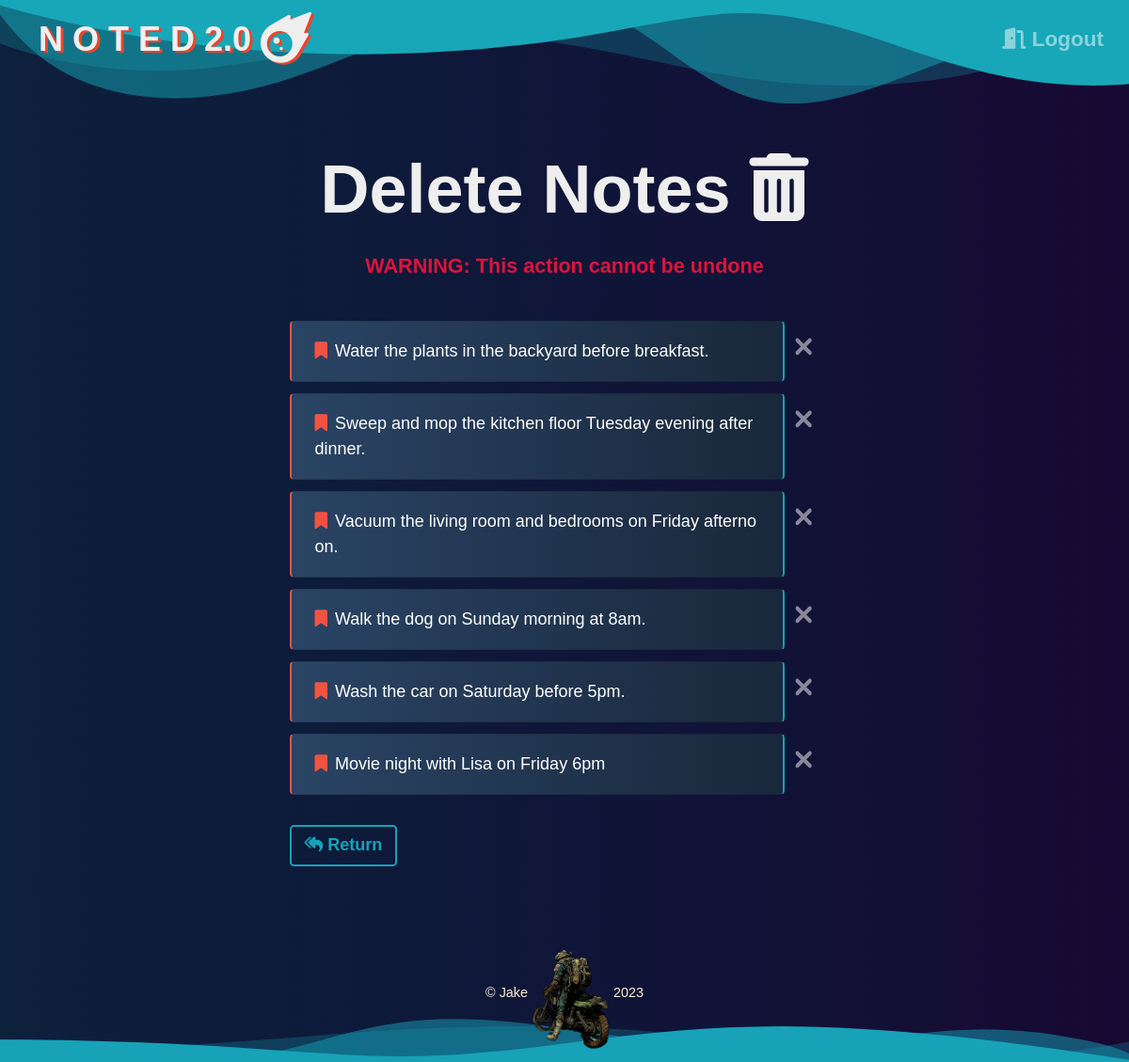
The page /note_bin (signed in) on the database its author committed.
### Website/models.py (models this page shows, shortened)
class Note(db.Model):
    id = db.Column(db.Integer, primary_key=True)
    user_id = db.Column(db.Integer, db.ForeignKey('user.id'))
    note_data = db.Column(db.String(10000))
    date = db.Column(db.DateTime(timezone=True), default=Current_Time)

### Website/views.py (the view)
@views.route('/note_bin', methods=['GET', 'POST'])
@login_required
def note_bin():
    return render_template("note_bin.html", user=current_user)

### Website/__init__.py (called while the page is built)
def create_app():
    app = Flask(__name__)
    app.config['SECRET_KEY'] = 'FUN AI'
    app.config['SQLALCHEMY_DATABASE_URI'] = f'sqlite:///{DB_NAME}'
    db.init_app(app)
    from .views import views
    from .auth import auth
    app.register_blueprint(views, url_prefix='/')
    app.register_blueprint(auth, url_prefix='/')
    from .models import User, Note
    create_database(app)
    login_manager = LoginManager()
    login_manager.login_view = 'auth.login'
    login_manager.login_message = u"Log In Required"
    login_manager.init_app(app)
    @login_manager.user_loader
    def load_user(id):
        return User.query.get(int(id))
    return app

### Website/Templates/note_bin.html (shortened to what this page needs)
{% extends "base.html" %}
{% block content%}
    <h1 class="page_delete">Delete Notes&nbsp;<i class="fa-solid fa-trash-can"></i></h1>
    <h1 class="page_warning">WARNING: This action cannot be undone</h1>
    <div class="notes">
        {% for note in user.notes %}
        <div class="note_to_delete">
            <ul class="list-group bin_notegroup" id="notes">
                <li class="list-group-item bin_notelist">
                    {{ note.note_data }}
                </li>
            </ul>
        </div>
        <div class="delete_button">
            <button type="button" class="close btn delete_btn" onClick="deleteNote('{{note.id}}')">
                <i class="fa-solid fa-xmark"></i>
            </button>
        </div>
        {% endfor %}
        <div class="bin_return">
            <a class="btn btn-outline-info return" href="/"><i class="fa-solid fa-reply-all"></i>&nbsp;Return</a>
        </div>
    </div>
{% endblock %}

### rows shown on the page
Note: note_data "Water the plants in the backyard before breakfast."
Note: note_data "Sweep and mop the kitchen floor Tuesday evening after dinner."
Note: note_data "Vacuum the living room and bedrooms on Friday afternoon."
Note: note_data "Walk the dog on Sunday morning at 8am."
Note: note_data "Wash the car on Saturday before 5pm."
Note: note_data "Movie night with Lisa on Friday 6pm"
